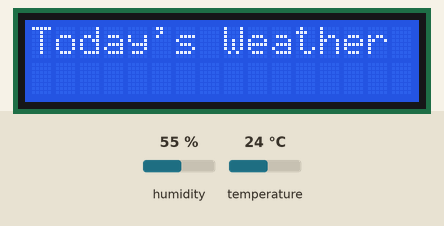
Recording of a sketch running on a simulated Arduino Uno, built with avr-gcc and run on an emulated ATmega328P. Parts: 16×2 character LCD. Wiring (inferred from the names in the program): DHT11 sensor: data A1. The inputs (shaded band) are chosen by the test bench; at power-on: humidity 55 %, temperature 24 °C.

Above: at 4.2 s.
4.3 s: humidity set to 22 %
At 17.7 s:
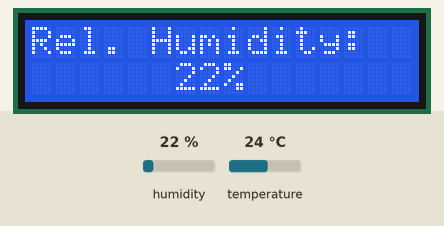
18.3 s: temperature set to 12 °C
At 31.3 s:
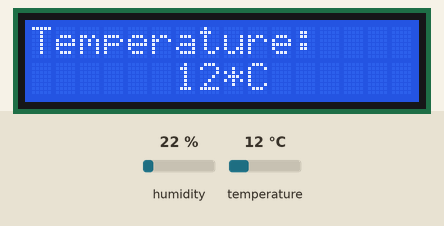
31.9 s: humidity set to 40 %
At 39.6 s:
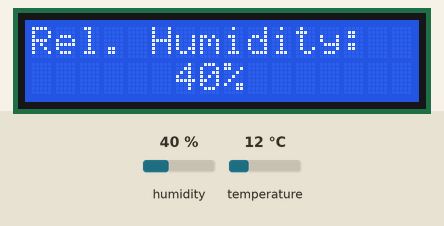
45.2 s: temperature set to 19 °C
At 53.3 s:
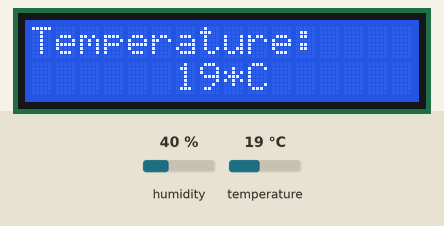
Timing chart, 0 to 54.8 s (numbered marks = the images above; inputs shaded):
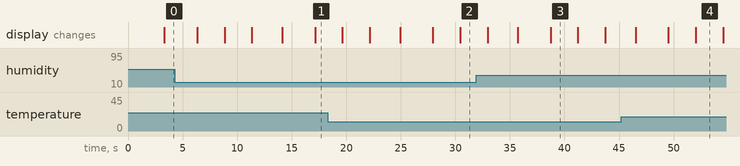

The sketch:

temp_humidity_lcd.ino
```cpp
#include <Adafruit_Sensor.h>
#include <DHT.h>
#include <LiquidCrystal.h>
LiquidCrystal lcd(8,9,4,5,6,7);

#define DHTPIN A1
#define DHTTYPE DHT11
DHT dht(DHTPIN, DHTTYPE);

int botonActual = 0;


void setup() {
  lcd.begin(16,2);
  lcd.clear();
  lcd.print("Iniciando...");
  delay(3000);
}

void loop() {
  int h = dht.readHumidity();
  int t = dht.readTemperature();

  lcd.clear();
  lcd.print("Today's Weather");
  delay(3000);
  lcd.clear();
  lcd.setCursor(0,0);
  lcd.print("Rel. Humidity: ");
  lcd.setCursor(6, 1);
  lcd.print(h);
  lcd.print("% ");
  delay(2500);

  lcd.clear();
  lcd.setCursor(0,0);
  lcd.print("Temperature: ");
  lcd.setCursor(6, 1);
  lcd.print(t);
  lcd.print("*C ");
  delay(2500);

  if (t <= 20) {
    lcd.clear();
    lcd.setCursor(0,0);
    lcd.print("Fresh weather");
    lcd.setCursor(0,1);
    lcd.print("today!");
    delay(2500);
  } else {
  lcd.clear();
    lcd.setCursor(0,0);
    lcd.print("Hot weather");
    lcd.setCursor(0,1);
    lcd.print("today!");
    delay(2500);
  }

}
```

Measured:
- what the display in image 3 shows lasts 2.5 s, from 38.7 s to 41.2 s
